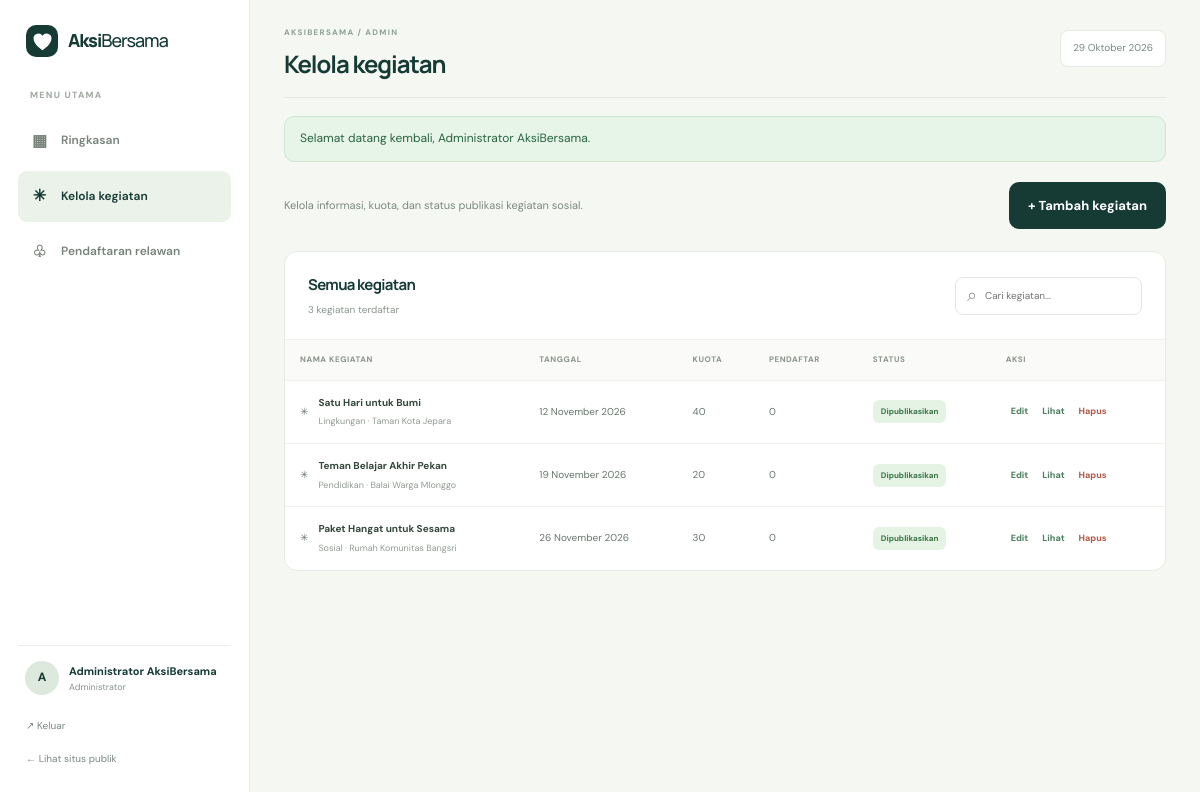
Page /admin/events.php (signed in) on the committed database.
### tables this page shows
CREATE TABLE events (
    id BIGINT UNSIGNED AUTO_INCREMENT PRIMARY KEY,
    title VARCHAR(150) NOT NULL,
    category ENUM('lingkungan','pendidikan','sosial','kesehatan','kemanusiaan','lainnya') NOT NULL DEFAULT 'sosial',
    event_date DATE NOT NULL,
    location VARCHAR(180) NOT NULL,
    capacity INT UNSIGNED NOT NULL DEFAULT 30,
    description TEXT NOT NULL,
    requirements TEXT NULL,
    image_url VARCHAR(500) NULL,
    status ENUM('draft','published') NOT NULL DEFAULT 'draft',
    created_by BIGINT UNSIGNED NULL,
    created_at TIMESTAMP DEFAULT CURRENT_TIMESTAMP,
    updated_at TIMESTAMP DEFAULT CURRENT_TIMESTAMP ON UPDATE CURRENT_TIMESTAMP,
    CONSTRAINT fk_events_admin FOREIGN KEY (created_by) REFERENCES admins(id) ON DELETE SET NULL,
    INDEX idx_events_public (status, event_date),
    INDEX idx_events_category (category)
);

### includes/functions.php (called while the page is built, shortened)
<?php
function e(?string $value): string {
    return htmlspecialchars($value ?? '', ENT_QUOTES | ENT_SUBSTITUTE, 'UTF-8');
}
function url(string $path = ''): string {
    return rtrim(BASE_URL, '/') . '/' . ltrim($path, '/');
}
function get_flash(): ?array {
    $message = $_SESSION['flash'];
    return $message;
}
function format_date(?string $date): string {
    $months = [1=>'Januari', 'Februari', 'Maret', 'April', 'Mei', 'Juni', 'Juli', 'Agustus', 'September', 'Oktober', 'November', 'Desember'];
    $time = strtotime($date);
    return date('j', $time) . ' ' . $months[(int)date('n', $time)] . ' ' . date('Y', $time);
}

### admin/events.php (the view, shortened to what this page needs)
<?php
require_once __DIR__ . '/../includes/functions.php';
$categories = ['lingkungan'=>'Lingkungan','pendidikan'=>'Pendidikan','sosial'=>'Sosial','kesehatan'=>'Kesehatan','kemanusiaan'=>'Kemanusiaan','lainnya'=>'Lainnya'];
$action = $_GET['action'] ?? 'list';
$errors = [];
$form = ['title'=>'','category'=>'sosial','event_date'=>'','location'=>'','capacity'=>'30','description'=>'','requirements'=>'','image_url'=>'','status'=>'draft'];
$editId = filter_input(INPUT_GET, 'id', FILTER_VALIDATE_INT);
$adminTitle = ($action === 'create' || $action === 'edit') ? ($editId ? 'Edit kegiatan' : 'Tambah kegiatan') : 'Kelola kegiatan';
$adminActive = 'events';
require __DIR__ . '/_layout.php';
?>
<?php if ($action === 'create' || $action === 'edit'): ?>
<div class="admin-form-panel"><div class="panel-header"><div><h2><?= $editId ? 'Perbarui informasi kegiatan' : 'Buat kegiatan baru' ?></h2><p>Lengkapi informasi agar calon relawan memahami kegiatan.</p></div><a class="btn btn-outline" href="<?= e(url('admin/events.php')) ?>">← Kembali</a></div>
<?php if ($errors): ?><div class="alert alert-error"><ul><?php foreach ($errors as $error): ?><li><?= e($error) ?></li><?php endforeach; ?></ul></div><?php endif; ?>
<form method="post" class="admin-form"><input type="hidden" name="csrf_token" value="<?= e(csrf_token()) ?>"><input type="hidden" name="form_action" value="save"><?php if ($editId): ?><input type="hidden" name="id" value="<?= (int)$editId ?>"><?php endif; ?>
<div class="form-row"><label>Nama kegiatan <span>*</span><input name="title" maxlength="150" value="<?= e($form['title']) ?>" required></label><label>Kategori <span>*</span><select name="category" required><?php foreach ($categories as $key=>$label): ?><option value="<?= e($key) ?>" <?= $form['category']===$key?'selected':'' ?>><?= e($label) ?></option><?php endforeach; ?></select></label></div>
<div class="form-row"><label>Tanggal kegiatan <span>*</span><input type="date" name="event_date" value="<?= e($form['event_date']) ?>" required></label><label>Lokasi <span>*</span><input name="location" maxlength="180" value="<?= e($form['location']) ?>" required></label></div>
<div class="form-row"><label>Kuota relawan <span>*</span><input type="number" name="capacity" min="1" max="10000" value="<?= e((string)$form['capacity']) ?>" required></label><label>Status publikasi<select name="status"><option value="draft" <?= $form['status']==='draft'?'selected':'' ?>>Draft (belum tampil)</option><option value="published" <?= $form['status']==='published'?'selected':'' ?>>Dipublikasikan</option></select></label></div>
<label>Deskripsi kegiatan <span>*</span><textarea name="description" rows="6" required><?= e($form['description']) ?></textarea></label><label>Persiapan / persyaratan relawan<textarea name="requirements" rows="3"><?= e($form['requirements']) ?></textarea></label><label>URL gambar <small>(opsional, gunakan URL gambar publik)</small><input type="url" name="image_url" value="<?= e($form['image_url']) ?>" placeholder="https://contoh.com/gambar.jpg"></label>
<div class="form-actions"><button class="btn btn-primary" type="submit">Simpan kegiatan <span>↗</span></button><a class="btn btn-outline" href="<?= e(url('admin/events.php')) ?>">Batal</a></div></form></div>
<?php else:
$events = $pdo->query("SELECT e.*, (SELECT COUNT(*) FROM registrations r WHERE r.event_id=e.id) AS registrations_count FROM events e ORDER BY e.created_at DESC")->fetchAll();
?>
<div class="admin-page-actions"><p>Kelola informasi, kuota, dan status publikasi kegiatan sosial.</p><a class="btn btn-primary" href="<?= e(url('admin/events.php?action=create')) ?>">+ Tambah kegiatan</a></div>
<div class="admin-panel"><div class="panel-header"><div><h2>Semua kegiatan</h2><p><?= count($events) ?> kegiatan terdaftar</p></div><div class="search-box"><span>⌕</span><input type="search" placeholder="Cari kegiatan..." data-table-search="#events-table"></div></div>
<?php if ($events): ?><div class="table-wrap"><table class="data-table" id="events-table"><thead><tr><th>Nama kegiatan</th><th>Tanggal</th><th>Kuota</th><th>Pendaftar</th><th>Status</th><th>Aksi</th></tr></thead><tbody><?php foreach ($events as $event): ?><tr><td><div class="event-table-name"><span class="table-event-icon">✳</span><span><strong><?= e($event['title']) ?></strong><small><?= e($categories[$event['category']] ?? 'Lainnya') ?> · <?= e($event['location']) ?></small></span></div></td><td><?= e(format_date($event['event_date'])) ?></td><td><?= (int)$event['capacity'] ?></td><td><?= (int)$event['registrations_count'] ?></td><td><span class="status status-<?= e($event['status']) ?>"><?= $event['status']==='published'?'Dipublikasikan':'Draft' ?></span></td><td><div class="table-actions"><a class="table-action" href="<?= e(url('admin/events.php?action=edit&id=' . $event['id'])) ?>">Edit</a><?php if ($event['status']==='published'): ?><a class="table-action" href="<?= e(url('event.php?id=' . $event['id'])) ?>" target="_blank" rel="noopener">Lihat</a><?php endif; ?><form method="post" onsubmit="return confirm('Hapus kegiatan ini beserta data pendaftarannya?')"><input type="hidden" name="csrf_token" value="<?= e(csrf_token()) ?>"><input type="hidden" name="form_action" value="delete"><input type="hidden" name="id" value="<?= (int)$event['id'] ?>"><button class="table-action danger-action" type="submit">Hapus</button></form></div></td></tr><?php endforeach; ?></tbody></table></div><?php else: ?><div class="empty-admin"><span>✳</span><h3>Belum ada kegiatan</h3><p>Tambahkan kegiatan pertama untuk mulai mengundang relawan.</p><a class="btn btn-primary" href="<?= e(url('admin/events.php?action=create')) ?>">+ Tambah kegiatan</a></div><?php endif; ?></div>
<?php endif; ?>
<?php require __DIR__ . '/_footer.php'; ?>

### admin/_layout.php (shortened to what this page needs)
<?php
require_once __DIR__ . '/../includes/functions.php';
$adminTitle = $adminTitle ?? 'Dashboard';
$adminActive = $adminActive ?? 'dashboard';
$flashMessage = get_flash();
?>
<!doctype html>
<html lang="id"><head><link rel="stylesheet" href="<?= e(url('assets/css/style.css')) ?>"></head><body class="admin-body">
<aside class="admin-sidebar"><a class="brand" href="<?= e(url('index.php')) ?>"><span class="brand-mark"><svg viewBox="0 0 32 32"><path d="M16 27S4.5 20.2 4.5 11.8A6.3 6.3 0 0 1 16 8.6a6.3 6.3 0 0 1 11.5 3.2C27.5 20.2 16 27 16 27Z" fill="currentColor"/></svg></span><span>Aksi<span class="brand-light">Bersama</span></span></a><div class="sidebar-label">MENU UTAMA</div><nav class="sidebar-nav"><a class="<?= $adminActive==='dashboard'?'sidebar-active':'' ?>" href="<?= e(url('admin/index.php')) ?>"><span>▦</span>Ringkasan</a><a class="<?= $adminActive==='events'?'sidebar-active':'' ?>" href="<?= e(url('admin/events.php')) ?>"><span>✳</span>Kelola kegiatan</a><a class="<?= $adminActive==='registrations'?'sidebar-active':'' ?>" href="<?= e(url('admin/registrations.php')) ?>"><span>♧</span>Pendaftaran relawan</a></nav><div class="sidebar-bottom"><div class="admin-profile"><span class="profile-avatar"><?= e(strtoupper(substr($_SESSION['admin_name'] ?? 'A', 0, 1))) ?></span><span><strong><?= e($_SESSION['admin_name'] ?? 'Admin') ?></strong><small>Administrator</small></span></div><a class="sidebar-logout" href="<?= e(url('logout.php')) ?>">↗ Keluar</a><a class="back-site-link" href="<?= e(url('index.php')) ?>">← Lihat situs publik</a></div></aside>
<div class="admin-main"><header class="admin-topbar"><div><span class="admin-top-kicker">AKSIBERSAMA / ADMIN</span><h1><?= e($adminTitle) ?></h1></div><div class="topbar-date"><?= e(format_date(date('Y-m-d'))) ?></div></header>
<?php if ($flashMessage): ?><div class="alert alert-<?= e($flashMessage['type']) ?>"><?= e($flashMessage['message']) ?></div><?php endif; ?>

### admin/_footer.php
</div><script src="<?= e(url('assets/js/app.js')) ?>"></script></body></html>

### rows in the picture
events: title "Satu Hari untuk Bumi", category "Lingkungan", location "Taman Kota Jepara", event_date "12 November 2026", capacity "40", registrations_count "0", status "Dipublikasikan"
events: title "Teman Belajar Akhir Pekan", category "Pendidikan", location "Balai Warga Mlonggo", event_date "19 November 2026", capacity "20", registrations_count "0", status "Dipublikasikan"
events: title "Paket Hangat untuk Sesama", category "Sosial", location "Rumah Komunitas Bangsri", event_date "26 November 2026", capacity "30", registrations_count "0", status "Dipublikasikan"

### other values in the picture
substr($_SESSION['admin_name'] ?? 'A', 0, 1) "A"
$_SESSION['admin_name'] "Administrator AksiBersama"
$adminTitle "Kelola kegiatan"
$flashMessage['message'] "Selamat datang kembali, Administrator AksiBersama."
count($events) "3"
